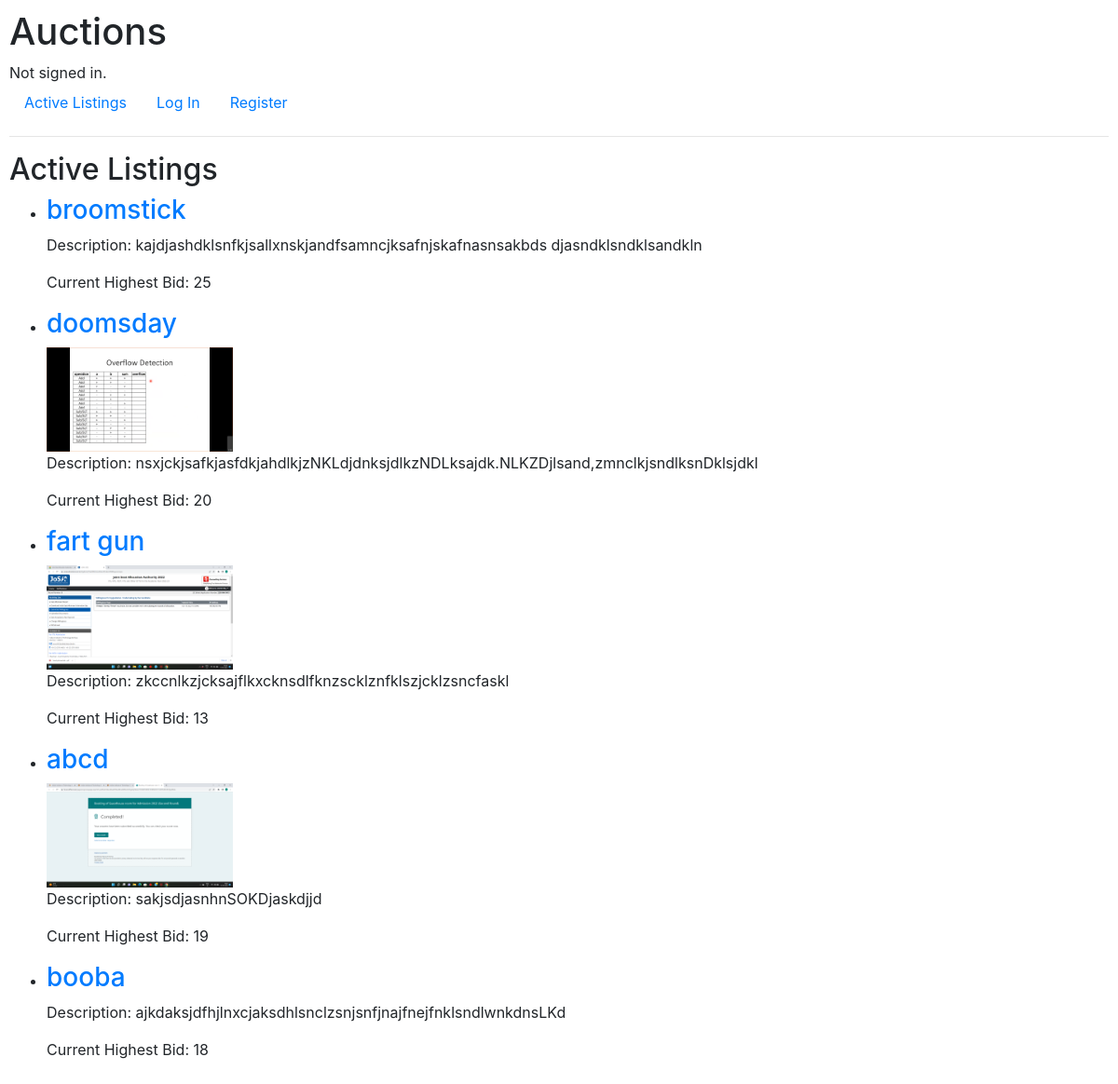
Before: / with the older database file.
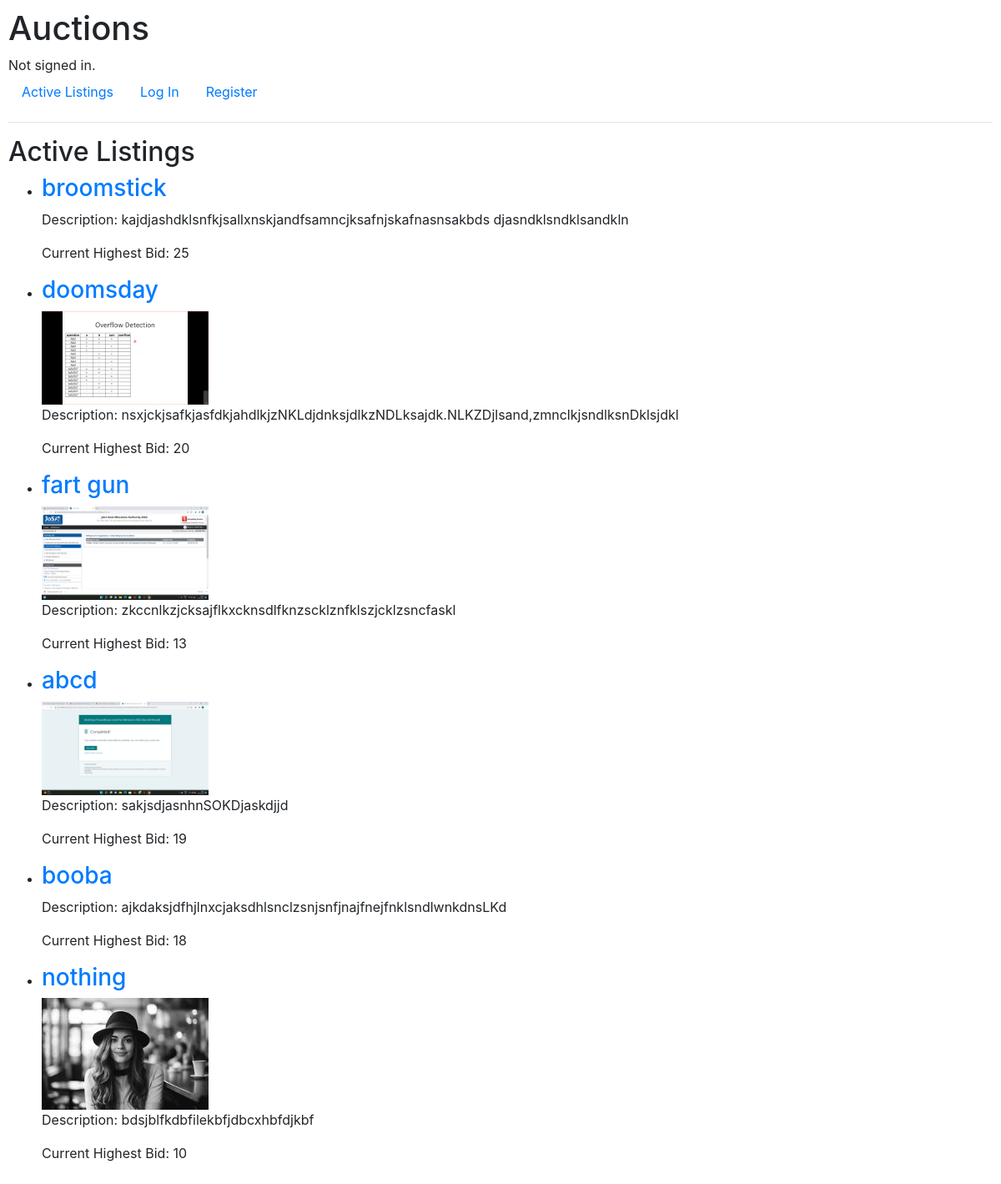
After: the same page with the newer database file.
### auctions/models.py (models this page shows, shortened)
class Listing(models.Model):
    seller = models.ForeignKey(User, on_delete=models.CASCADE)
    name = models.CharField(max_length=100,unique=True)
    image = models.ImageField(null=True, blank=True)
    desc = models.TextField()
    current_highest_bid = models.IntegerField(default=0)
    current_bidder = models.ForeignKey(User, on_delete=models.SET_NULL, null=True, blank=True, related_name='current_bids')

### auctions/views.py (the view)
# urls.py: path("", views.index, name="index"),
def index(request):
    user_listings = Listing.objects.all
    return render(request, "auctions/index.html", {"user_listings": user_listings})

### auctions/templates/auctions/index.html
{% extends "auctions/layout.html" %}
{% block body %}
    <h2>Active Listings</h2>
    {% if user_listings %}
        <ul>
            {% for listing in user_listings %}
            <li>
                <h3><a href="{% url 'listing_description' listing.id %}">{{ listing.name }}</a></h3>
                {% if listing.image %}
                <img src="{{ listing.image.url }}" alt="{{ listing.name }} Image" style="max-width: 200px;">
                {% endif %}
                <p>Description: {{ listing.desc }}</p>
                <p>Current Highest Bid: {{ listing.current_highest_bid }}</p>
            </li>
            {% endfor %}
        </ul>
        {% else %}
        <p>No listings</p>
        {% endif %}
{% endblock %}

### auctions/templates/auctions/layout.html (shortened to what this page needs)
{% load static %}
<!DOCTYPE html>
<html lang="en">
    <head>
        <link rel="stylesheet" href="https://stackpath.bootstrapcdn.com/bootstrap/4.4.1/css/bootstrap.min.css">
        <link href="{% static 'auctions/styles.css' %}" rel="stylesheet">
    </head>
    <body>
        <h1>Auctions</h1>
        <div>
            {% if user.is_authenticated %}
                Signed in as <strong>{{ user.username }}</strong>.
            {% else %}
                Not signed in.
            {% endif %}
        </div>
        <ul class="nav">
            <li class="nav-item">
                <a class="nav-link" href="{% url 'index' %}">Active Listings</a>
            </li>
            {% if user.is_authenticated %}
                <li class="nav-item">
                    <a class="nav-link" href="{% url 'user_listing' %}">User Listing</a>
                </li>
                <li class="nav-item">
                    <a class="nav-link" href="{% url 'create_listing' %}">Create Listing</a>
                </li>
                <li class="nav-item">
                    <a class="nav-link" href="{% url 'logout' %}">Log Out</a>
                </li>
            {% else %}
                <li class="nav-item">
                    <a class="nav-link" href="{% url 'login' %}">Log In</a>
                </li>
                <li class="nav-item">
                    <a class="nav-link" href="{% url 'register' %}">Register</a>
                </li>
            {% endif %}
        </ul>
        <hr>
        {% block body %}
        {% endblock %}
    </body>
</html>

### auctions/static/auctions/styles.css (style rules this page uses)
body { padding: 10px; }

Changed rows visible on the page:
added Listing: name "nothing", image (picture), desc "bdsjblfkdbfilekbfjdbcxhbfdjkbf", current_highest_bid "10"
